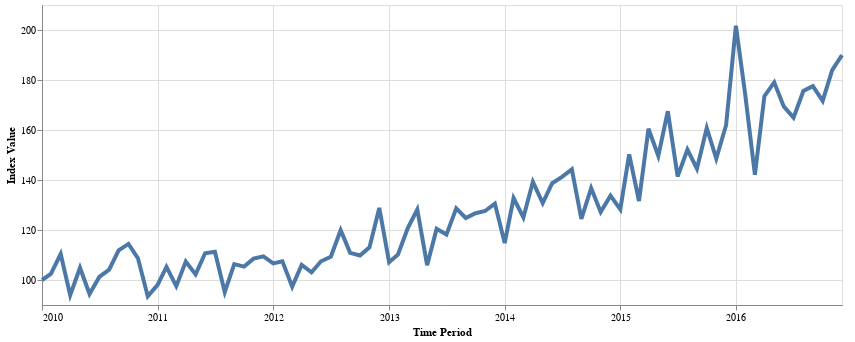

Here is the notebook cell this chart was saved with:
### Code cell
plot_index(rt_index)

### Figure 1 — Vega-Lite specification as saved in the notebook (floating-point values rounded to 4 significant figures)
{"$schema": "https://vega.github.io/schema/vega-lite/v5.20.1.json", "config": {"view": {"continuousHeight": 300, "continuousWidth": 300}}, "data": {"name": "data-5a8f0c461284c5a1f9180870d750891d"}, "datasets": {"data-5a8f0c461284c5a1f9180870d750891d": [{"x": "2010-01-31T00:00:00", "y": 100}, {"x": "2010-02-28T00:00:00", "y": 102.5}, {"x": "2010-03-31T00:00:00", "y": 110.4}, {"x": "2010-04-30T00:00:00", "y": 93.96}, {"x": "2010-05-31T00:00:00", "y": 104.9}, {"x": "2010-06-30T00:00:00", "y": 94.43}, {"x": "2010-07-31T00:00:00", "y": 101.2}, {"x": "2010-08-31T00:00:00", "y": 104.1}, {"x": "2010-09-30T00:00:00", "y": 111.8}, {"x": "2010-10-31T00:00:00", "y": 114.4}, {"x": "2010-11-30T00:00:00", "y": 108.7}, {"x": "2010-12-31T00:00:00", "y": 93.44}, {"x": "2011-01-31T00:00:00", "y": 98.05}, {"x": "2011-02-28T00:00:00", "y": 105.2}, {"x": "2011-03-31T00:00:00", "y": 97.54}, {"x": "2011-04-30T00:00:00", "y": 107.3}, {"x": "2011-05-31T00:00:00", "y": 102.2}, {"x": "2011-06-30T00:00:00", "y": 110.7}, {"x": "2011-07-31T00:00:00", "y": 111.3}, {"x": "2011-08-31T00:00:00", "y": 95.17}, {"x": "2011-09-30T00:00:00", "y": 106.4}, {"x": "2011-10-31T00:00:00", "y": 105.3}, {"x": "2011-11-30T00:00:00", "y": 108.6}, {"x": "2011-12-31T00:00:00", "y": 109.5}, {"x": "2012-01-31T00:00:00", "y": 106.6}, {"x": "2012-02-29T00:00:00", "y": 107.5}, {"x": "2012-03-31T00:00:00", "y": 97.34}, {"x": "2012-04-30T00:00:00", "y": 106.1}, {"x": "2012-05-31T00:00:00", "y": 103.1}, {"x": "2012-06-30T00:00:00", "y": 107.5}, {"x": "2012-07-31T00:00:00", "y": 109.3}, {"x": "2012-08-31T00:00:00", "y": 119.9}, {"x": "2012-09-30T00:00:00", "y": 110.8}, {"x": "2012-10-31T00:00:00", "y": 109.8}, {"x": "2012-11-30T00:00:00", "y": 113.1}, {"x": "2012-12-31T00:00:00", "y": 128.8}, {"x": "2013-01-31T00:00:00", "y": 107.1}, {"x": "2013-02-28T00:00:00", "y": 110.2}, {"x": "2013-03-31T00:00:00", "y": 120.8}, {"x": "2013-04-30T00:00:00", "y": 128.2}, {"x": "2013-05-31T00:00:00", "y": 105.9}, {"x": "2013-06-30T00:00:00", "y": 120.4}, {"x": "2013-07-31T00:00:00", "y": 118.2}, {"x": "2013-08-31T00:00:00", "y": 128.7}, {"x": "2013-09-30T00:00:00", "y": 124.8}, {"x": "2013-10-31T00:00:00", "y": 126.7}, {"x": "2013-11-30T00:00:00", "y": 127.6}, {"x": "2013-12-31T00:00:00", "y": 130.6}, {"x": "2014-01-31T00:00:00", "y": 114.8}, {"x": "2014-02-28T00:00:00", "y": 132.8}, {"x": "2014-03-31T00:00:00", "y": 125.0}, {"x": "2014-04-30T00:00:00", "y": 139.3}, {"x": "2014-05-31T00:00:00", "y": 130.7}, {"x": "2014-06-30T00:00:00", "y": 138.7}, {"x": "2014-07-31T00:00:00", "y": 141.3}, {"x": "2014-08-31T00:00:00", "y": 144.3}, {"x": "2014-09-30T00:00:00", "y": 124.4}, {"x": "2014-10-31T00:00:00", "y": 136.8}, {"x": "2014-11-30T00:00:00", "y": 127.2}, {"x": "2014-12-31T00:00:00", "y": 133.7}, {"x": "2015-01-31T00:00:00", "y": 128.2}, {"x": "2015-02-28T00:00:00", "y": 150.2}, {"x": "2015-03-31T00:00:00", "y": 131.6}, {"x": "2015-04-30T00:00:00", "y": 160.5}, {"x": "2015-05-31T00:00:00", "y": 149.6}, {"x": "2015-06-30T00:00:00", "y": 167.5}, {"x": "2015-07-31T00:00:00", "y": 141.4}, {"x": "2015-08-31T00:00:00", "y": 152.1}, {"x": "2015-09-30T00:00:00", "y": 144.6}, {"x": "2015-10-31T00:00:00", "y": 160.8}, {"x": "2015-11-30T00:00:00", "y": 148.6}, {"x": "2015-12-31T00:00:00", "y": 161.9}, {"x": "2016-01-31T00:00:00", "y": 201.7}, {"x": "2016-02-29T00:00:00", "y": 174.6}, {"x": "2016-03-31T00:00:00", "y": 142.1}, {"x": "2016-04-30T00:00:00", "y": 173.5}, {"x": "2016-05-31T00:00:00", "y": 179.0}, {"x": "2016-06-30T00:00:00", "y": 169.4}, {"x": "2016-07-31T00:00:00", "y": 165.0}, {"x": "2016-08-31T00:00:00", "y": 175.6}, {"x": "2016-09-30T00:00:00", "y": 177.5}, {"x": "2016-10-31T00:00:00", "y": 171.6}, {"x": "2016-11-30T00:00:00", "y": 184.0}, {"x": "2016-12-31T00:00:00", "y": 189.9}]}, "encoding": {"tooltip": [{"field": "x", "title": "Time Period", "type": "temporal"}, {"field": "y", "format": ".3f", "title": "Index Value", "type": "quantitative"}], "x": {"axis": {"format": "%Y", "labelAngle": 0, "title": "Time Period", "values": ["2010-01-31T00:00:00.000000000", "2011-01-31T00:00:00.000000000", "2012-01-31T00:00:00.000000000", "2013-01-31T00:00:00.000000000", "2014-01-31T00:00:00.000000000", "2015-01-31T00:00:00.000000000", "2016-01-31T00:00:00.000000000"]}, "field": "x", "type": "temporal"}, "y": {"field": "y", "scale": {"zero": false}, "title": "Index Value", "type": "quantitative"}}, "height": 300, "mark": {"size": 4, "type": "line"}, "width": 800}
